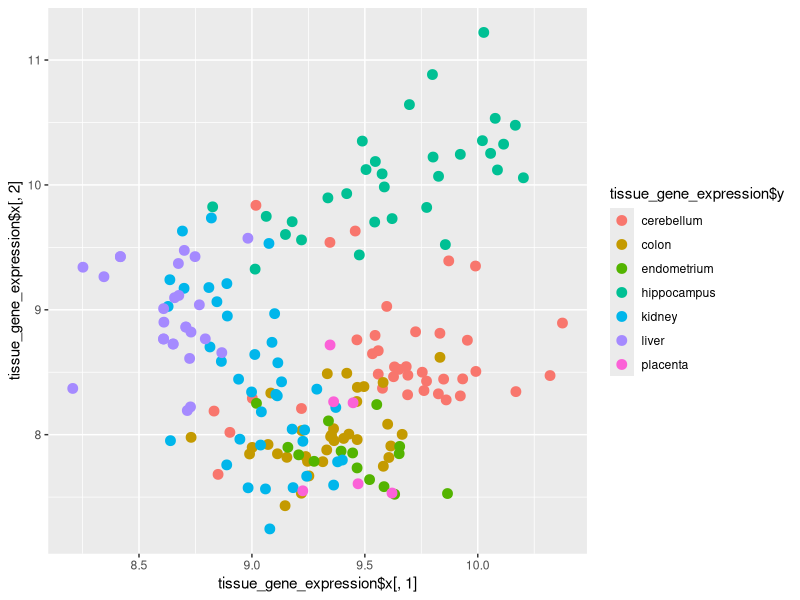
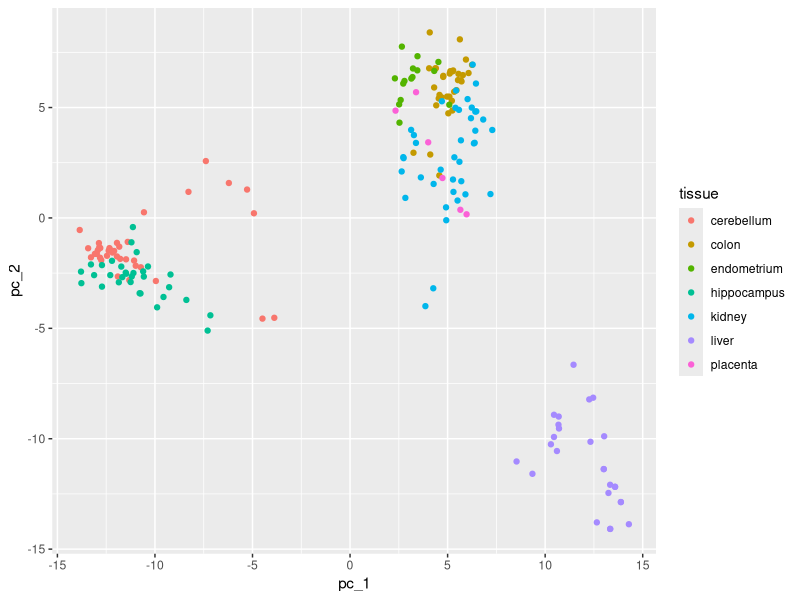
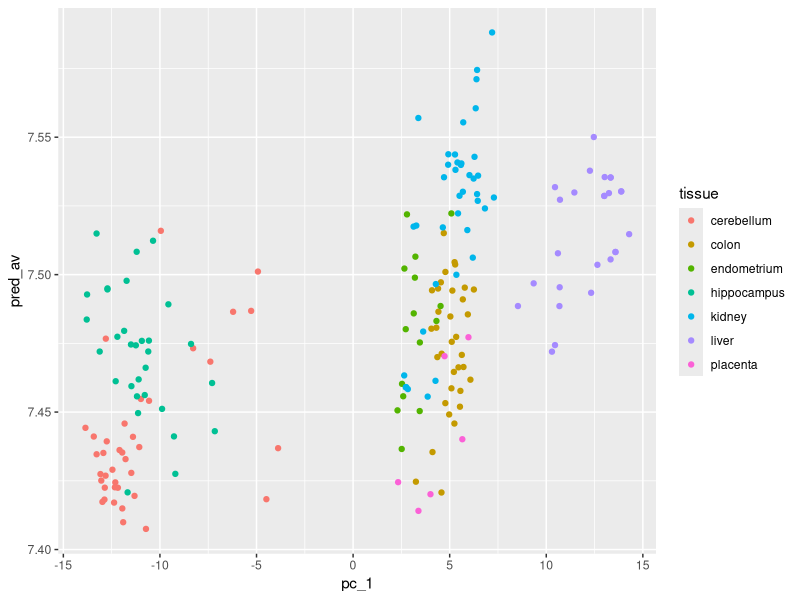
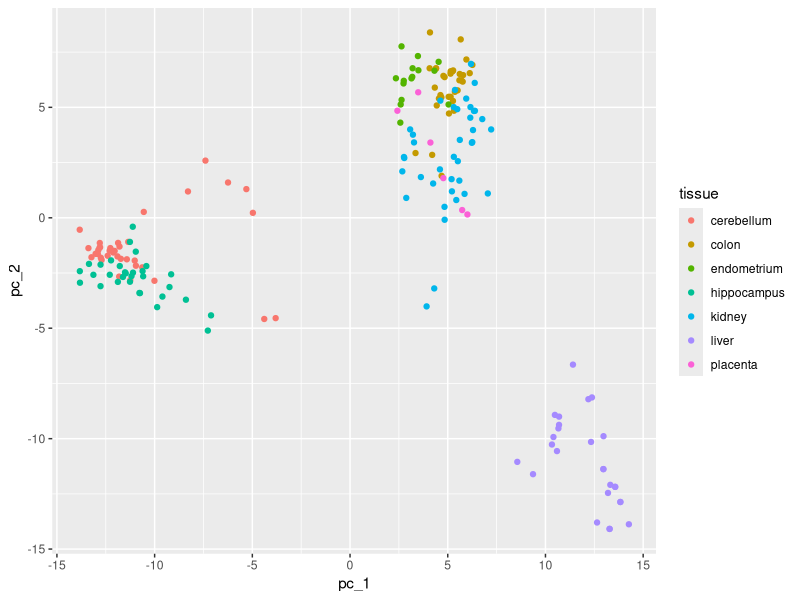
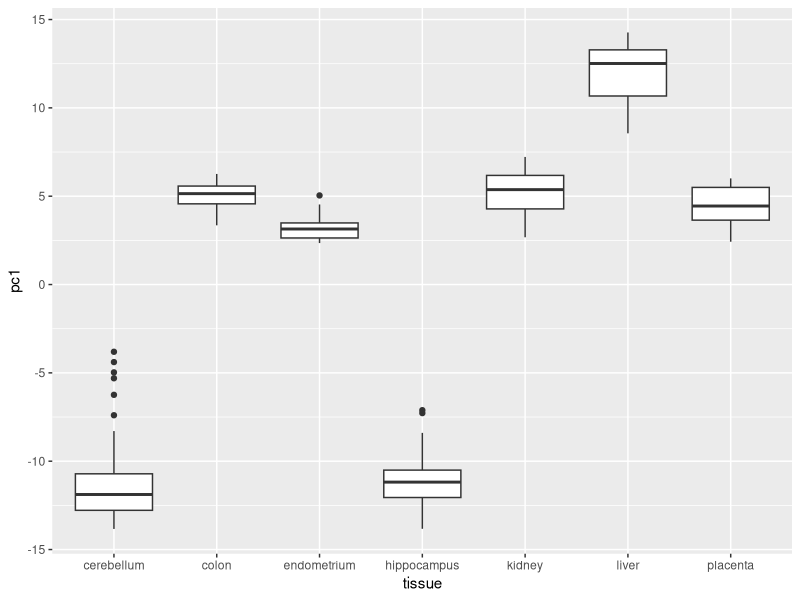
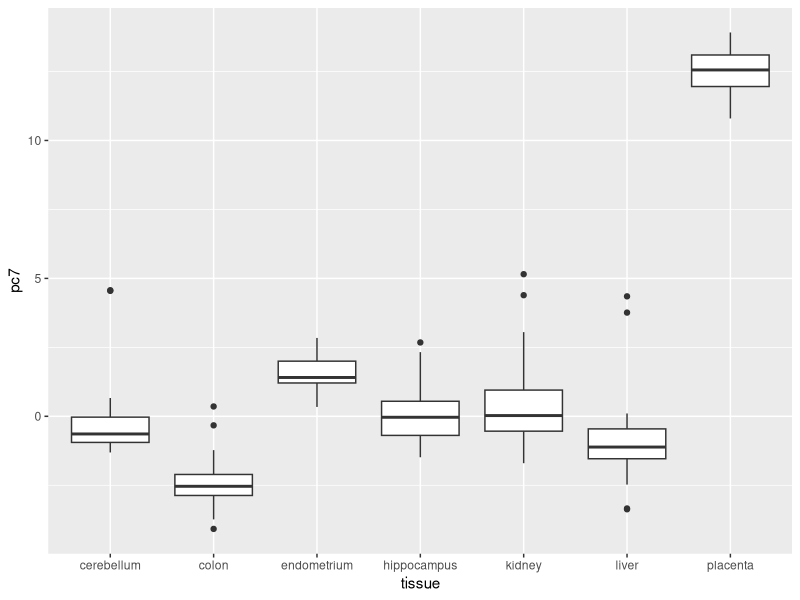
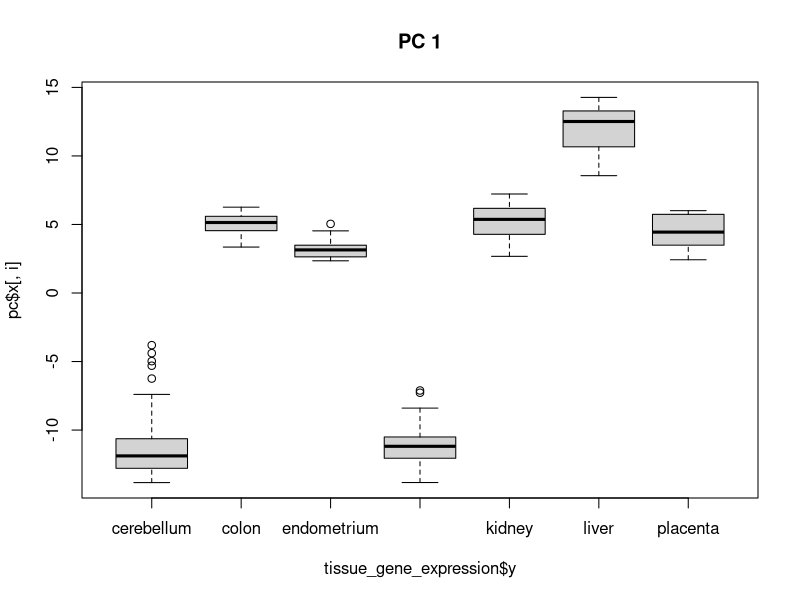
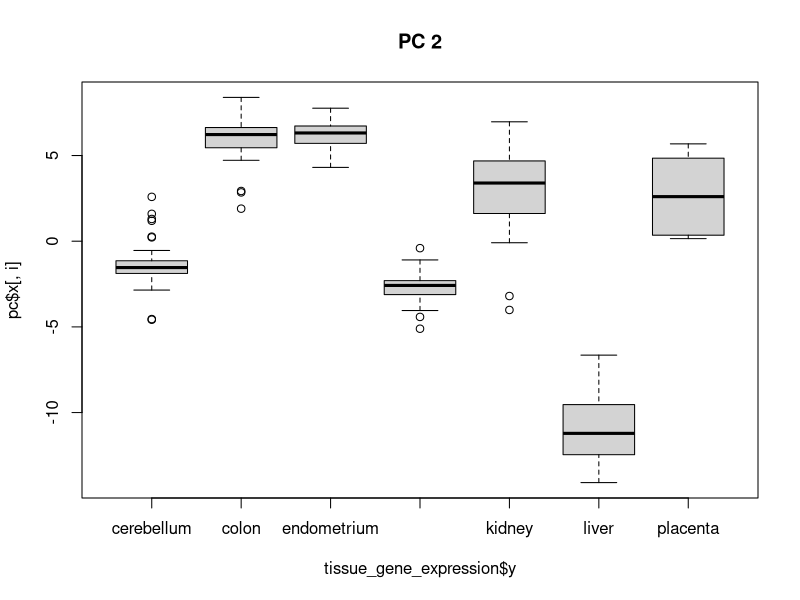

Source code (R) for these figures, in order:
library(tidyverse)
library(dslabs)

data("tissue_gene_expression")
dim(tissue_gene_expression$x)

#Q1
ggplot() + geom_point(aes(tissue_gene_expression$x[, 1], tissue_gene_expression$x[, 2], color = tissue_gene_expression$y), size = 3)

#Harvard's answer creates dataframe - why? But it uses prcomp (Principal component analysis)
pc <- prcomp(tissue_gene_expression$x)
data.frame(pc_1 = pc$x[,1], pc_2 = pc$x[,2], 
           tissue = tissue_gene_expression$y) %>%
  ggplot(aes(pc_1, pc_2, color = tissue)) +
  geom_point()

#Q2
pred_av <- apply(tissue_gene_expression$x, 1, mean)
#or
#avgs <- rowMeans(tissue_gene_expression$x)

data.frame(pc_1 = pc$x[,1], pred_av = pred_av, tissue = tissue_gene_expression$y) %>%
  ggplot(aes(pc_1, pred_av, color = tissue)) + geom_point()

cor(pc$x[,1], pred_av)


#Q3

x <- with(tissue_gene_expression, sweep(x, 1, rowMeans(x)))
pc <- prcomp(x)
data.frame(pc_1 = pc$x[,1], pc_2 = pc$x[,2], 
           tissue = tissue_gene_expression$y) %>%
  ggplot(aes(pc_1, pc_2, color = tissue)) +
  geom_point()


#Q4
data.frame(pc1 = pc$x[,1], tissue = tissue_gene_expression$y) %>%
  ggplot(aes(tissue, pc1)) + geom_boxplot()



data.frame(pc7 = pc$x[,7], tissue = tissue_gene_expression$y) %>%
  ggplot(aes(tissue, pc7)) + geom_boxplot()


#Harvrad propose to use cycle:
for(i in 1:10){
  boxplot(pc$x[,i] ~ tissue_gene_expression$y, main = paste("PC", i))
}

#Q5
importance <- summary(pc)$importance

data.frame(pc = seq(1:length(importance[2,])), var_expl = importance[2,], var_expl_total = importance[3,]) %>%
  ggplot(aes(pc, var_expl)) + geom_point(color = "red", size = 2) + geom_point(aes(pc, var_expl_total), color = "blue", size = 2) + ylim(c(0, 1.1))

#easier and better by Harvard:
plot(summary(pc)$importance[3,])
